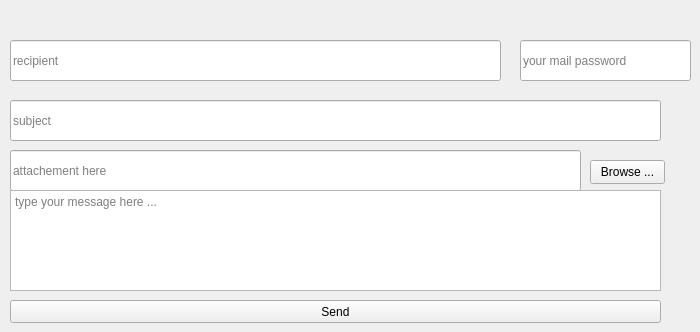
   <widget class="QWidget" name="tab_17">
    <attribute name="title">
     <string>mail</string>
    </attribute>
    <widget class="QPushButton" name="sendBtn">
     <property name="geometry">
      <rect>
       <x>10</x>
       <y>300</y>
       <width>651</width>
       <height>23</height>
      </rect>
     </property>
     <property name="text">
      <string>Send</string>
     </property>
    </widget>
    <widget class="QLineEdit" name="rcpt">
     <property name="geometry">
      <rect>
       <x>10</x>
       <y>40</y>
       <width>491</width>
       <height>41</height>
      </rect>
     </property>
     <property name="placeholderText">
      <string>recipient</string>
     </property>
    </widget>
    <widget class="QLineEdit" name="mail_pass">
     <property name="geometry">
      <rect>
       <x>520</x>
       <y>40</y>
       <width>171</width>
       <height>41</height>
      </rect>
     </property>
     <property name="echoMode">
      <enum>QLineEdit::Password</enum>
     </property>
     <property name="placeholderText">
      <string>your mail password</string>
     </property>
    </widget>
    <widget class="QLineEdit" name="file">
     <property name="geometry">
      <rect>
       <x>10</x>
       <y>150</y>
       <width>571</width>
       <height>41</height>
      </rect>
     </property>
     <property name="placeholderText">
      <string>attachement here</string>
     </property>
    </widget>
    <widget class="QTextEdit" name="msg">
     <property name="geometry">
      <rect>
       <x>10</x>
       <y>190</y>
       <width>651</width>
       <height>101</height>
      </rect>
     </property>
     <property name="placeholderText">
      <string>type your message here ...</string>
     </property>
    </widget>
    <widget class="QPushButton" name="browseBtn">
     <property name="geometry">
      <rect>
       <x>590</x>
       <y>160</y>
       <width>75</width>
       <height>24</height>
      </rect>
     </property>
     <property name="text">
      <string>Browse ...</string>
     </property>
    </widget>
    <widget class="QLineEdit" name="subject">
     <property name="geometry">
      <rect>
       <x>10</x>
       <y>100</y>
       <width>651</width>
       <height>41</height>
      </rect>
     </property>
     <property name="placeholderText">
      <string>subject</string>
     </property>
    </widget>
   </widget>
